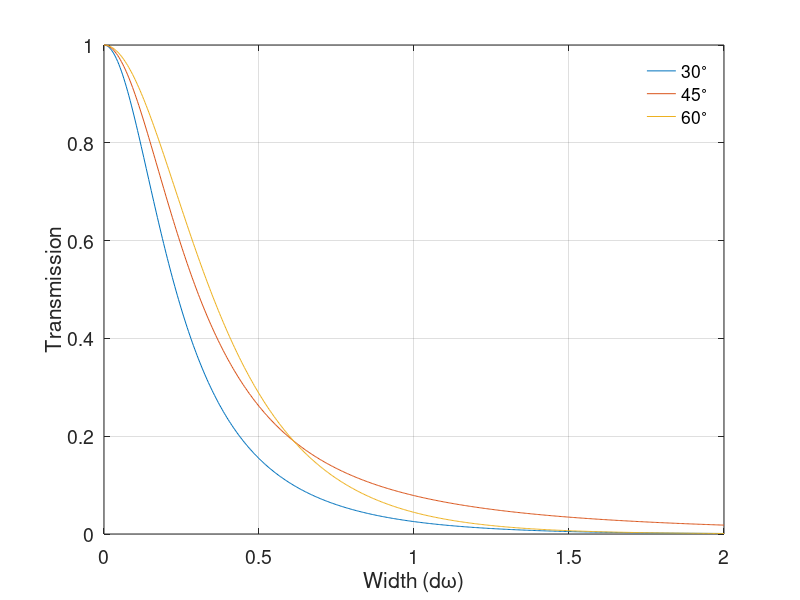
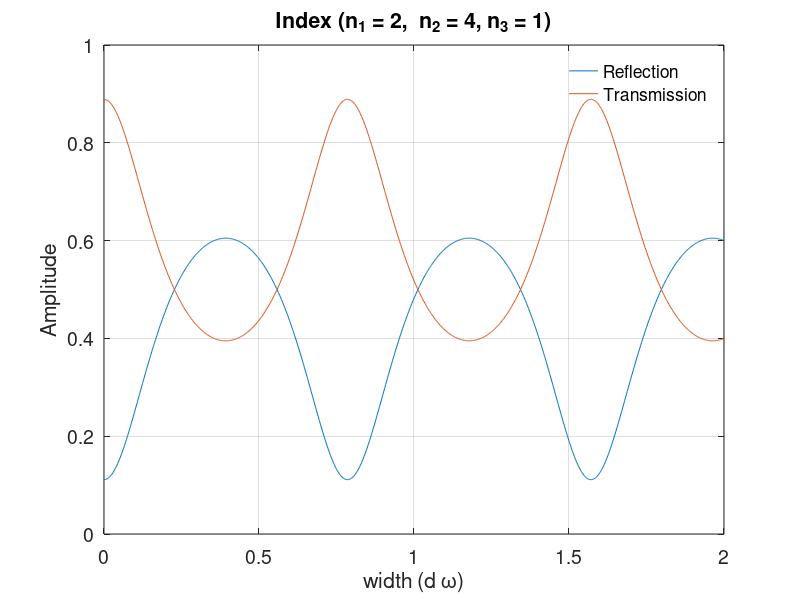
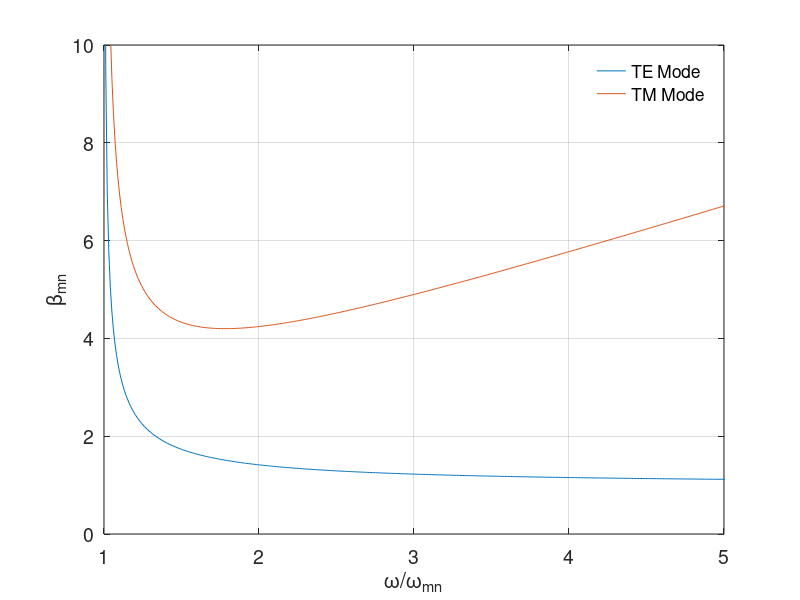

Recreate these plots in MATLAB, in order. (Note: this script raises an error after producing the figures.)
% Problems 7.3 Jackson

n = 1.5;
theta1 = 30/180*pi;
theta2 = 45/180*pi;
theta3 = 60/180*pi;
x = linspace(0,2,500)*(2*pi);
gamma30 = -(n .* cos(theta1))./(sqrt(n^2.*sin(theta1).^2) -1);
eta30 = x.*(sqrt(n^2.*sin(theta1).^2) -1);
R30 = (4.*gamma30.^2)./(4*gamma30.^2+(1+gamma30.^2).^2.*sinh(eta30).^2);
gamma45 = -(n .* cos(theta2))./(sqrt(n^2.*sin(theta2).^2) -1);
eta45 = x.*(sqrt(n^2.*sin(theta2).^2) -1);
R45 = (4.*gamma45.^2)./(4*gamma45.^2+(1+gamma45.^2).^2.*sinh(eta45).^2);
gamma60 = -(n .* cos(theta3))./(sqrt(n^2.*sin(theta3).^2) -1);
eta60 = x.*(sqrt(n^2.*sin(theta3).^2) -1);
R60 = (4.*gamma60.^2)./(4*gamma60.^2+(1+gamma60.^2).^2.*sinh(eta60).^2);
plot(x/(2*pi),R30,x/(2*pi),R45,x/(2*pi),R60)
xlabel('Width (d\omega)')
ylabel('Transmission')
legend('30^{\circ}','45^{\circ}','60^{\circ}')
legend('boxoff')
grid on
set(gca,'FontSize',14)
print('7p3','-dpng')
%%
n1 = 2;
n2 = 4;
n3 = 1;
kd = linspace(0,2,1000);
R1 = (n2^2*(n1 - n3)^2+(n2^2-n3^2)*(n2^2-n1^2)*sin(n2*kd).^2)./...
    (n2^2*(n1 + n3)^2+(n2^2-n3^2)*(n2^2-n1^2)*sin(n2*kd).^2);
T1 = (4*n1*n2^2*n3)./...
    (n2^2*(n1 + n3)^2+(n2^2-n3^2)*(n2^2-n1^2)*sin(n2*kd).^2);
plot(kd,R1,kd,T1)
legend('Reflection','Transmission')
legend('boxoff')
xlabel('width (d \omega)')
ylabel('Amplitude')
grid on
title('Index (n_1 = 2,  n_2 = 4, n_3 = 1)')
set(gca,'FontSize',14)
print('7p2-241','-dpng')
%%
omega =linspace(0,10,1000);
te = (1 - 1./omega).^(-1/2);
tm = (1 - 1./omega).^(-1/2).*(1+omega);
plot(omega,te,omega,tm)
xlim([1 5])
ylim([0 10])
legend('TE Mode','TM Mode')
legend('boxoff')
xlabel('\omega/\omega_{mn}')
ylabel('\beta_{mn}')
set(gca,'FontSize',14)
grid on
print('8p2','-dpng')
%%
theta = linspace(0,2*pi,1000);
dp = sin(pi*cos(theta)).^2./(sin(theta).^2);
polarplot(theta,dp)
print('9p16','-dpng')
